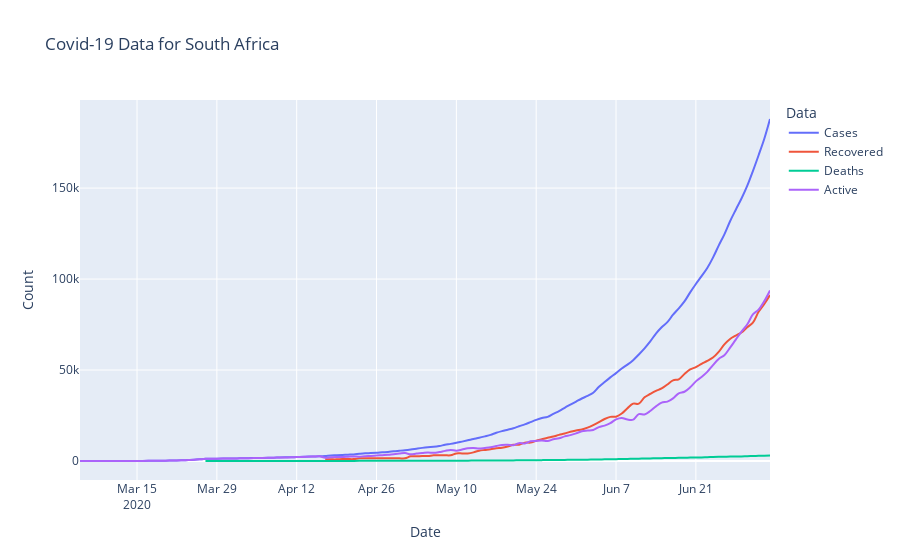

The notebook cell saved with this chart:
### Code cell
fig2 = px.line(state_wide_plotly, x='Date', y='Count', color='Data',
              title='Covid-19 Data for South Africa', line_shape='spline')
fig2.update_traces(hovertemplate=None)
fig2.update_layout(hovermode="x")
fig2.show()
